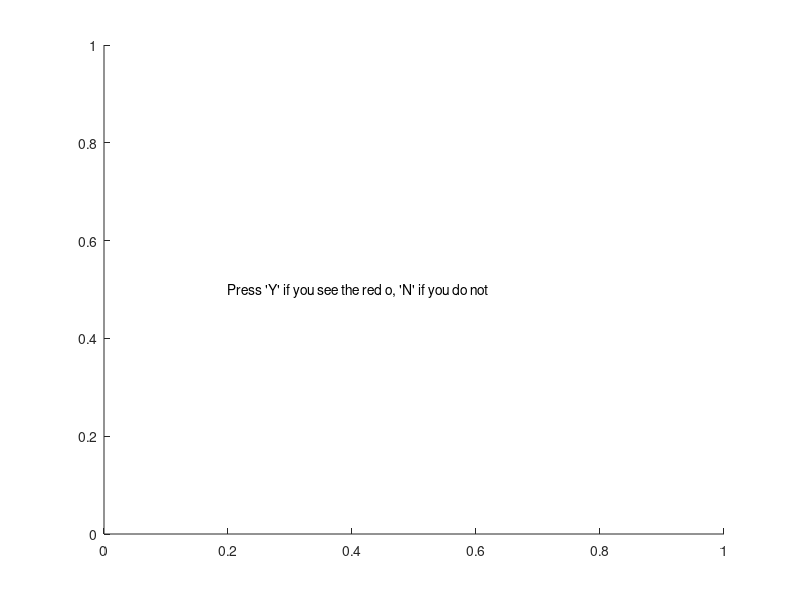
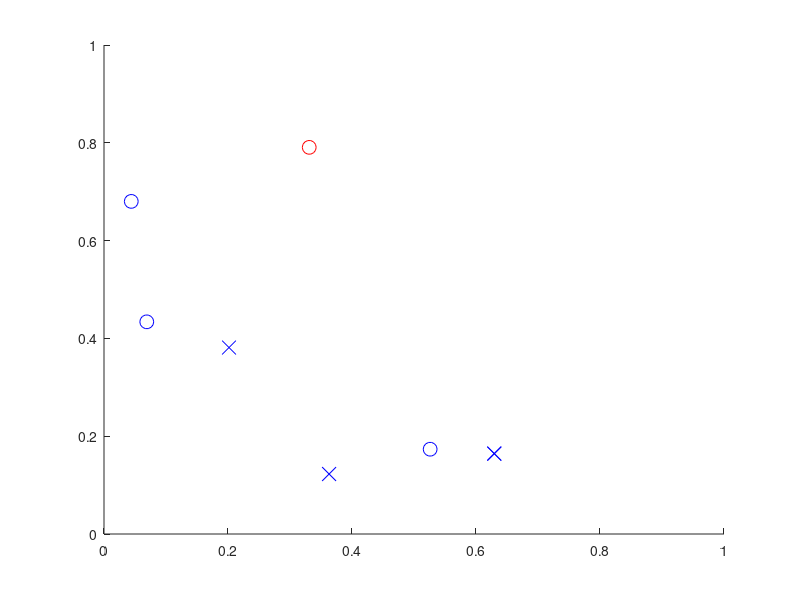
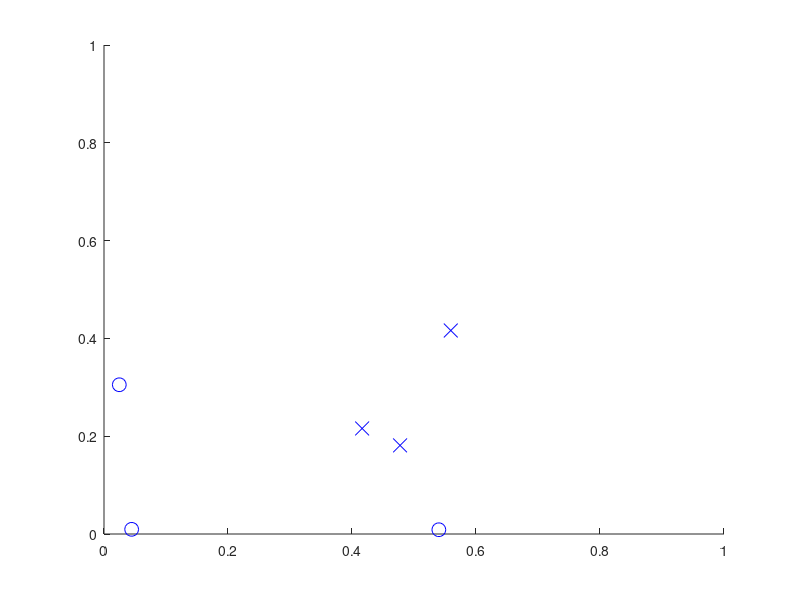
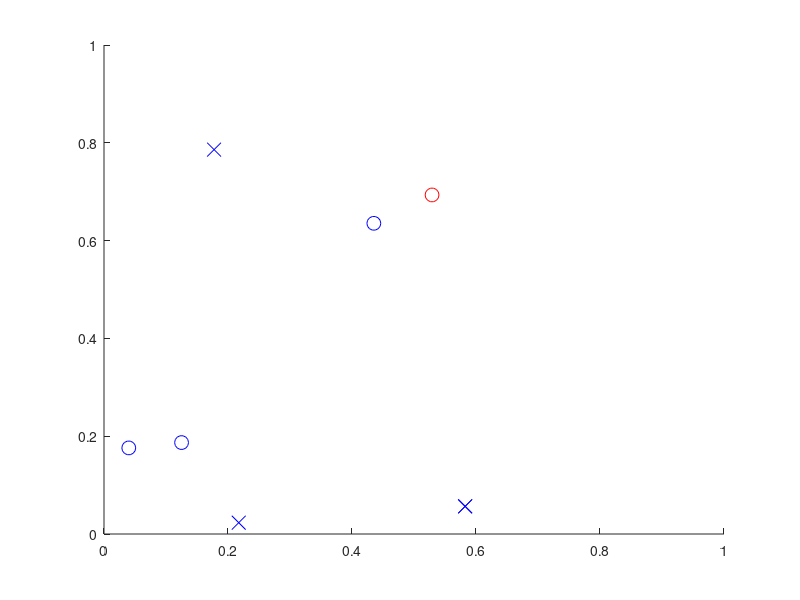

These charts were generated, in order, by the following MATLAB code: (Note: this script raises an error after producing the figures.)
function [] =visual_search()
    plotting_matrix_feat = [];
    plotting_matrix_conj = [];
    set_size_list = [4 8 12 16];
    
    figure;
    hold on;
    txt ="Press 'Y' if you see the red o, 'N' if you do not";
    text(0.2,0.5,txt)
    pause
    hold off;
    
    
    for i=1:length(set_size_list)
        set_size = set_size_list(i);

        correct = 0;
        trial = 1;
        RT_conj = [];
        RT_feat = [];
        n = 6; 
        numberOfOnes = n/2;
        indexes = randperm(n); 
        x = zeros(1, n); % start off with all zeros.
        x(indexes(1:numberOfOnes)) = 1; % half of them, at random, are 1
       

        % pop out feature
        while trial < 7
            h = figure;
            hold on;
            i=1;
             
            while i < set_size
                p = (0.9-0.1).*rand(4,2);
                axis([0 1 0 1]) 
                plot(p(3,1), p(3,2),'ob', 'MarkerSize',10); %blue o point
                plot(p(4,1), p(4,2), 'xb', 'MarkerSize',10); % blue x point  
                i = i+1;
            end
            if x(trial)
                plot(p(2,1), p(2,2),'or', 'MarkerSize',10); %red o point // target is here 
                plot(p(4,1), p(4,2), 'xb', 'MarkerSize',10); % blue x to control for number


            end
            hold off
            tic;
            pause;
            h725 = get(h, 'CurrentCharacter');
            elapsedTime = toc;
            
            %correct input
            if strcmp(h725,'y') & x(trial) | strcmp(h725,'n') & ~x(trial)
                correct = correct + 1; 
                RT_feat = [RT_feat, elapsedTime];
                plotting_matrix_feat = [plotting_matrix_feat ; i elapsedTime];
            end
            
        trial = trial +1;
        end
 
    end
    
    uc1 = unique(plotting_matrix_feat(:,1)) ;
    mc2 = accumarray(plotting_matrix_feat(:,1), plotting_matrix_feat(:,2), [], @mean);
    newData_feat = [uc1, mc2(uc1)];
    
 
    
    %conjunction feature
    for i=1:length(set_size_list)
        set_size = set_size_list(i);
    
    
        correct = 0;
        trial = 1;
        RT_conj = [];
        n = 6;
        numberOfOnes = n/2;
        indexes = randperm(n);
        x = zeros(1, n);
        x(indexes(1:numberOfOnes)) = 1;
       
        while trial < 7
            h = figure;
            hold on
            i=1;
            while i < set_size
                p = (0.9-0.1).*rand(4,2);
                axis([0 1 0 1]);
                plot(p(3,1), p(3,2),'ob', 'MarkerSize',10); %blue o point
                plot(p(4,1), p(4,2), 'xb', 'MarkerSize',10); % blue x point 
                plot(p(1,1), p(1,2),'xr','MarkerSize',10); %red x point // second distraction
                i = i+1;
            end
            if x(trial)
                plot(p(2,1), p(2,2),'or', 'MarkerSize',10); %red o point // target is here 
                plot(p(4,1), p(4,2), 'xb', 'MarkerSize',10); 


            end
            hold off;
            tic;
            pause;
            h725 = get(h, 'CurrentCharacter');
            elapsedTime = toc;


            if strcmp(h725,'y') & x(trial) | strcmp(h725,'n') & ~x(trial)
                correct = correct + 1; 
                RT_conj = [RT_conj, elapsedTime];
                plotting_matrix_conj = [plotting_matrix_conj ; i elapsedTime];

            end

        trial = trial +1;
        end
    end
    
    uc1_conj = unique( plotting_matrix_conj(:,1) ) ;
    mc2_conj = accumarray( plotting_matrix_conj(:,1), plotting_matrix_conj(:,2), [], @mean ) ;
    newData_conj = [uc1_conj, mc2_conj(uc1)];
    
    figure;
    hold on;
    axis([4 16 0.4 2.5]);
    xlabel("Set size");
    ylabel("Reaction Time");
    plot(newData_feat(:,1),newData_feat(:,2))
    plot(newData_conj(:,1),newData_conj(:,2), "r")
    hold off;
end
